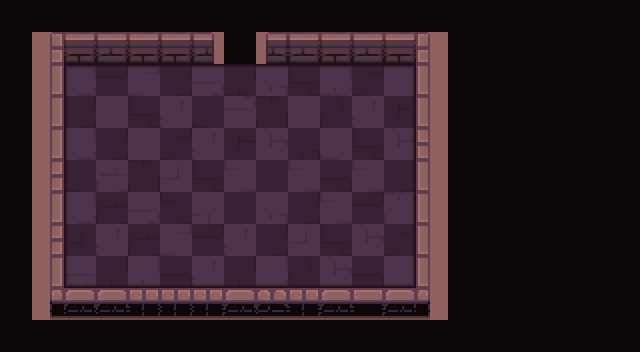

This is a level from a 2D game, rendered from its Tiled map with the project's own tilesets. A one-line summary and the map file follow, with tile-layer data summarised:
An orthogonal 20x11 tile map with 32x32 px tiles, 5 tile layers (checkers, path, types, ground, ...) and 47 objects (35x symbol, 4x hero, 3x egg, frame, strategy, ...).

<map version="1.2" tiledversion="2019.03.13" orientation="orthogonal" renderorder="right-down" width="20" height="11" tilewidth="32" tileheight="32" infinite="0" nextlayerid="654" nextobjectid="480">
 <tileset firstgid="1" name="tileset" tilewidth="32" tileheight="32" spacing="2" margin="1" tilecount="200" columns="10">
  <image source="tileset.png" trans="000000" width="340" height="680" />
  <terraintypes>
   <terrain name="floor" tile="79" />
   <terrain name="wall" tile="69" />
   <terrain name="hole" tile="78" />
   <terrain name="infected" tile="77" />
  </terraintypes>
 </tileset>
 <layer id="637" name="checkers" width="20" height="11">
  <data>[220 cells, 110 non-empty, 1 distinct tile ids]</data>
 </layer>
 <objectgroup id="14" name="camera">
  <object id="12" name="frame" type="frame" x="50.6667" y="32.3333" width="346.67" height="270.666" />
  <object id="15" name="strategy" type="strategy" x="-38" y="136">
   <point />
  </object>
 </objectgroup>
 <layer id="638" name="path" width="20" height="11">
  <data>[220 cells, 78 non-empty, 2 distinct tile ids]</data>
 </layer>
 <objectgroup id="2" name="objects">
  <object id="395" name="ai" type="ai" x="-38" y="165">
   <properties>
    <property name="type" value="kronos" />
   </properties>
   <point />
  </object>
  <object id="33" name="hero" type="hero" x="270.667" y="89.1683">
   <properties>
    <property name="initialDirection" value="w" />
   </properties>
   <point />
  </object>
  <object id="326" name="hero" type="hero" x="272" y="115">
   <properties>
    <property name="initialDirection" value="w" />
   </properties>
   <point />
  </object>
  <object id="332" name="hero" type="hero" x="272" y="150">
   <properties>
    <property name="initialDirection" value="w" />
   </properties>
   <point />
  </object>
  <object id="333" name="hero" type="hero" x="272" y="183.333">
   <properties>
    <property name="initialDirection" value="w" />
   </properties>
   <point />
  </object>
  <object id="394" name="npc" type="npc" x="115" y="280.667">
   <properties>
    <property name="aiConfig" type="int" value="395" />
    <property name="initialDirection" value="e" />
    <property name="race" value="kronos" />
    <property name="yOffset" type="int" value="-6" />
   </properties>
   <point />
  </object>
  <object id="432" name="cross" type="symbol" x="115" y="280.333">
   <point />
  </object>
  <object id="442" name="cross" type="symbol" x="146" y="272">
   <point />
  </object>
  <object id="443" name="cross" type="symbol" x="178" y="270">
   <point />
  </object>
  <object id="444" name="cross" type="symbol" x="206.667" y="272">
   <point />
  </object>
  <object id="445" name="cross" type="symbol" x="242" y="273.333">
   <point />
  </object>
  <object id="446" name="cross" type="symbol" x="114" y="210.667">
   <point />
  </object>
  <object id="447" name="cross" type="symbol" x="143.333" y="212">
   <point />
  </object>
  <object id="448" name="cross" type="symbol" x="174.667" y="212">
   <point />
  </object>
  <object id="449" name="cross" type="symbol" x="210" y="212.667">
   <point />
  </object>
  <object id="450" name="cross" type="symbol" x="241.333" y="211.333">
   <point />
  </object>
  <object id="451" name="cross" type="symbol" x="112" y="144.667">
   <point />
  </object>
  <object id="452" name="cross" type="symbol" x="144" y="144.667">
   <point />
  </object>
  <object id="453" name="cross" type="symbol" x="182" y="143.333">
   <point />
  </object>
  <object id="454" name="cross" type="symbol" x="216.667" y="142">
   <point />
  </object>
  <object id="455" name="cross" type="symbol" x="240" y="145.333">
   <point />
  </object>
  <object id="456" name="cross" type="symbol" x="115.333" y="82.6667">
   <point />
  </object>
  <object id="457" name="cross" type="symbol" x="142.667" y="82.6667">
   <point />
  </object>
  <object id="458" name="cross" type="symbol" x="178" y="82.6667">
   <point />
  </object>
  <object id="459" name="cross" type="symbol" x="204" y="82">
   <point />
  </object>
  <object id="460" name="cross" type="symbol" x="238.667" y="82">
   <point />
  </object>
  <object id="461" name="arrow_up" type="symbol" x="112.667" y="241.333">
   <properties>
    <property name="symbol" value="arrow_n" />
   </properties>
   <point />
  </object>
  <object id="462" name="arrow_up" type="symbol" x="114" y="177.333">
   <properties>
    <property name="symbol" value="arrow_n" />
   </properties>
   <point />
  </object>
  <object id="463" name="arrow_up" type="symbol" x="110.667" y="116.667">
   <properties>
    <property name="symbol" value="arrow_n" />
   </properties>
   <point />
  </object>
  <object id="464" name="arrow_up" type="symbol" x="176.667" y="243.333">
   <properties>
    <property name="symbol" value="arrow_n" />
   </properties>
   <point />
  </object>
  <object id="465" name="arrow_up" type="symbol" x="176" y="177.333">
   <properties>
    <property name="symbol" value="arrow_n" />
   </properties>
   <point />
  </object>
  <object id="466" name="arrow_up" type="symbol" x="178" y="115.333">
   <properties>
    <property name="symbol" value="arrow_n" />
   </properties>
   <point />
  </object>
  <object id="467" name="arrow_up" type="symbol" x="241.333" y="243.333">
   <properties>
    <property name="symbol" value="arrow_n" />
   </properties>
   <point />
  </object>
  <object id="468" name="arrow_up" type="symbol" x="240" y="178.667">
   <properties>
    <property name="symbol" value="arrow_n" />
   </properties>
   <point />
  </object>
  <object id="469" name="arrow_up" type="symbol" x="240" y="114.667">
   <properties>
    <property name="symbol" value="arrow_n" />
   </properties>
   <point />
  </object>
  <object id="470" name="arrow_down" type="symbol" x="145.333" y="110.667">
   <properties>
    <property name="symbol" value="arrow_s" />
   </properties>
   <point />
  </object>
  <object id="471" name="arrow_down" type="symbol" x="142" y="177.333">
   <properties>
    <property name="symbol" value="arrow_s" />
   </properties>
   <point />
  </object>
  <object id="472" name="arrow_down" type="symbol" x="143.333" y="240">
   <properties>
    <property name="symbol" value="arrow_s" />
   </properties>
   <point />
  </object>
  <object id="473" name="arrow_down" type="symbol" x="207.333" y="116">
   <properties>
    <property name="symbol" value="arrow_s" />
   </properties>
   <point />
  </object>
  <object id="474" name="arrow_down" type="symbol" x="208" y="178">
   <properties>
    <property name="symbol" value="arrow_s" />
   </properties>
   <point />
  </object>
  <object id="475" name="arrow_down" type="symbol" x="208.667" y="240">
   <properties>
    <property name="symbol" value="arrow_s" />
   </properties>
   <point />
  </object>
  <object id="476" name="egg" type="egg" x="113.333" y="210">
   <properties>
    <property name="value" value="1" />
   </properties>
   <point />
  </object>
  <object id="477" name="egg" type="egg" x="114" y="146">
   <properties>
    <property name="value" value="2" />
   </properties>
   <point />
  </object>
  <object id="478" name="egg" type="egg" x="111.333" y="82.6667">
   <properties>
    <property name="value" value="3" />
   </properties>
   <point />
  </object>
  <object id="479" name="eggsOriginMarker" type="marker" x="301.333" y="80.6667">
   <point />
  </object>
 </objectgroup>
 <layer id="651" name="types" width="20" height="11">
  <data>[220 cells, 220 non-empty, 3 distinct tile ids]</data>
 </layer>
 <layer id="652" name="ground" width="20" height="11">
  <data>[220 cells, 116 non-empty, 51 distinct tile ids]</data>
 </layer>
 <layer id="653" name="floor_shadow" width="20" height="11">
  <data>[220 cells, 32 non-empty, 8 distinct tile ids]</data>
 </layer>
</map>
